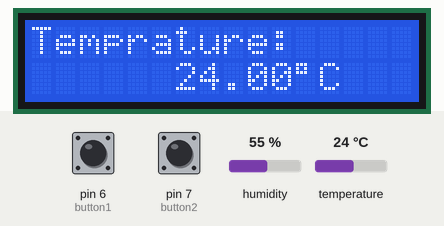
Recording of a sketch running on a simulated Arduino Uno, built with avr-gcc and run on an emulated ATmega328P. Shown: 16×2 character LCD. Inputs (shaded band) come from the test bench; at power-on: pin 6 (button1) HIGH, humidity 55 %, pin 7 (button2) HIGH, temperature 24 °C. What the sketch prints to the serial monitor is not drawn.

Above: at 3.9 s.
4.0 s: pin 6 (button1) pulled LOW for 3.2 s
At 8.4 s:
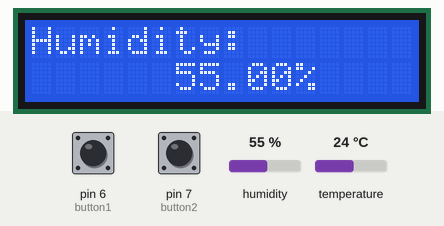
8.7 s: humidity set to 22 %
At 11.9 s:
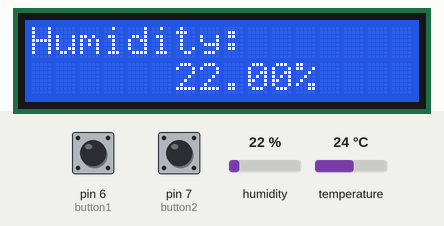
12.3 s: pin 7 (button2) pulled LOW for 1 s
At 14.5 s:
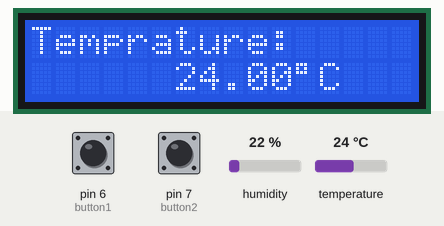
15.1 s: temperature set to 12 °C
At 17.6 s:
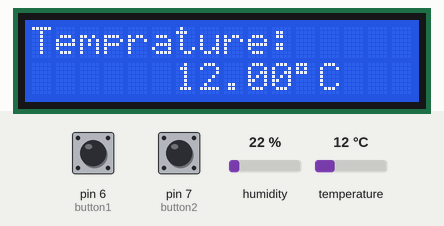
18.7 s: temperature set to 19 °C
At 19.9 s:
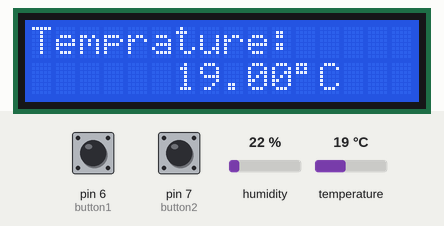
20.9 s: pin 6 (button1) pulled LOW for 0.15 s
At 22.1 s:
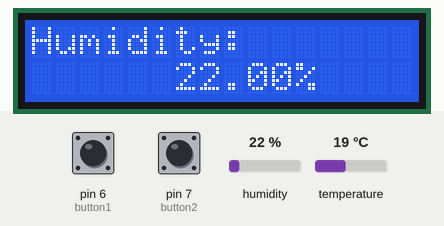
Timing chart, 0 to 23.7 s (numbered marks = the images above; inputs shaded):
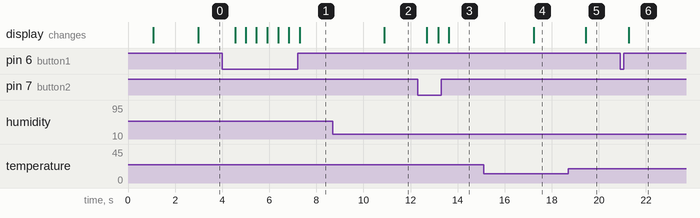

Measured:
- after the input at 4.0 s, the display: changes after 0.55 s (image 1)
- after the input at 8.7 s, the display: changes after 2.2 s (image 2)
- after the input at 12.3 s, the display: changes after 0.39 s (image 3)
- after the input at 15.1 s, the display: changes after 2.1 s (image 4)
- after the input at 18.7 s, the display: changes after 0.75 s (image 5)
- after the input at 20.9 s, the display: changes after 0.37 s (image 6)

The sketch:

_____-___.ino
```cpp
//溫溼度感測配合按鈕切換-確定版

#include<LiquidCrystal_I2C.h>
#include <Wire.h>
#include <DHT.h>

LiquidCrystal_I2C lcd(0x27,16,2);
DHT dht(9,DHT11);

int BlockFrist = 0;//LCD螢幕的起始
int BlockLast = 15;//LCD螢幕的終點

int BlockCnt;
int RowCnt;


bool lcdClean = false;

int button1 = 6;
int button2 = 7;

float humidity = 0;
float tempture = 0;

int pgmstate = 1;
int pgmstate_A = 0;

int i;
int j ;
bool comfrim = false;

bool readstate = true;

boolean lastButtonState = LOW;
boolean reading;


void setup()
{


    pinMode(button1, INPUT_PULLUP);
    pinMode(button2, INPUT_PULLUP);
    lcd.init();
    lcd.backlight();
    lcd.print("Wellcome!!");
    delay(1000);
    dht.begin();
    lcd.clear();
    delay(1000);
    Serial.begin(115200);
    for(int i = 0; i <=100; i++)
    {
        humidity = dht.readHumidity();
        tempture = dht.readTemperature();
        if(humidity != dht.readHumidity() || tempture != dht.readTemperature())
        {

            Serial.println("SENSOR偵測中斷");
            delay(500);
            i = 0;
            continue;
        }
        else
        {
            i = 99;
            Serial.println("SENSOR偵測完成");
            delay(500);
            break;
        }

    }

    delay(200);

}

void loop()
{

humidity = dht.readHumidity();
tempture = dht.readTemperature();

digitalRead(button1);
digitalRead(button2);


reading = digitalRead(button1);
debunce();
int reading1 = reading;
if(reading1 == LOW)
    {
        //Serial.println("按鈕1=");
        //Serial.println(i);
        //i = i+1;
        pgmstate++;
        if(pgmstate >2)
        {
            pgmstate = 1;
        }
    //Serial.println("PGM");
    //Serial.println(pgmstate);
    }

reading = digitalRead(button2);
debunce();
int reading2 = reading;
if(reading2 == LOW)
    {
        //Serial.println("按鈕2=");
        //Serial.println(j);
        //j = j+1;
        pgmstate--;
        if(pgmstate < 1)
        {
            pgmstate = 2;
        }
    //Serial.println("PGM");
    //Serial.println(pgmstate);
    }

if(humidity != dht.readHumidity() || tempture != dht.readTemperature())
{
    erroDisplay();
    //Serial.println("sensor 異常");
    delay(100);
    return;
}

if(humidity == dht.readHumidity() || humidity == dht.readTemperature())
{
    //Serial.println("sensor 正常作動");
    delay(100);
}

switch(pgmstate)
    {

    case 1:
    lcd.setCursor(0,0);
    lcd.print("Temprature:    ");
    lcd.setCursor(0,1);
    TempratureShow();
    break;

    case 2 :
    lcd.setCursor(0,0);
    lcd.print("Humidity:      ");
    HumidityShow();
    break;

    }


}

void lcdclear()
{
for(BlockCnt = BlockFrist; BlockCnt <= BlockLast; BlockCnt++)
{
    lcd.setCursor(BlockCnt,0);
    lcd.print(" ");
    lcd.setCursor(BlockCnt,1);
    lcd.print(" ");

}


}


void debunce()//按鈕debunce的function
{

if(reading != lastButtonState)
{
delay(20);

}

if(reading == lastButtonState)
{
    reading != lastButtonState;
    delay(200);
}

}

void TempratureShow()
{
    lcd.setCursor(0,1);
    lcd.print("      ");
    lcd.setCursor(6,1);
    lcd.print(tempture);
    lcd.setCursor(11,1);
    lcd.print((char)223);
    lcd.setCursor(12,1);
    lcd.print("C   ");
    delay(100);

}


void HumidityShow()
{
    lcd.setCursor(0,1);
    lcd.print("      ");
    lcd.setCursor(6,1);
    lcd.print(humidity);
    lcd.setCursor(11,1);
    lcd.print("%    ");
    delay(100);

}

void erroDisplay()
{
    lcd.setCursor(0,0);
    lcd.print("SENSOR ERRO!!!!");
    lcd.setCursor(0,1);
    lcd.print("               ");
    delay(2000);
    lcd.setCursor(0,0);
    lcd.print("PLEASE CHECK   ");
    lcd.setCursor(0,1);
    lcd.print("               ");
    delay(2000);
}
```
